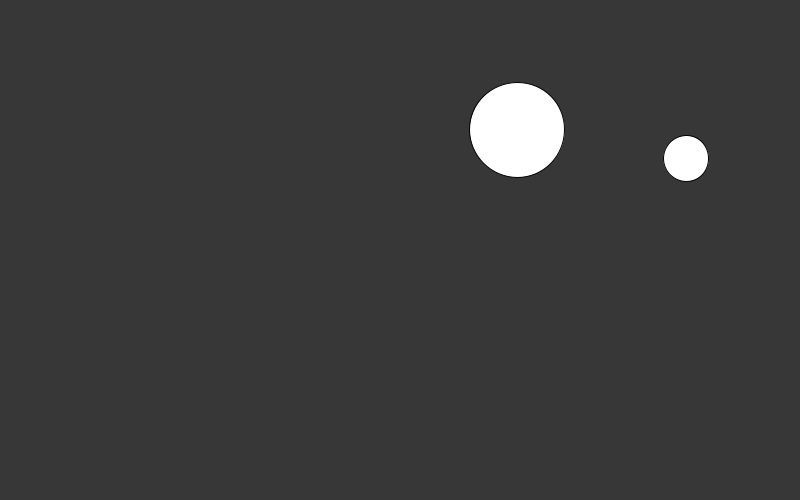
Frame 1 (no input)
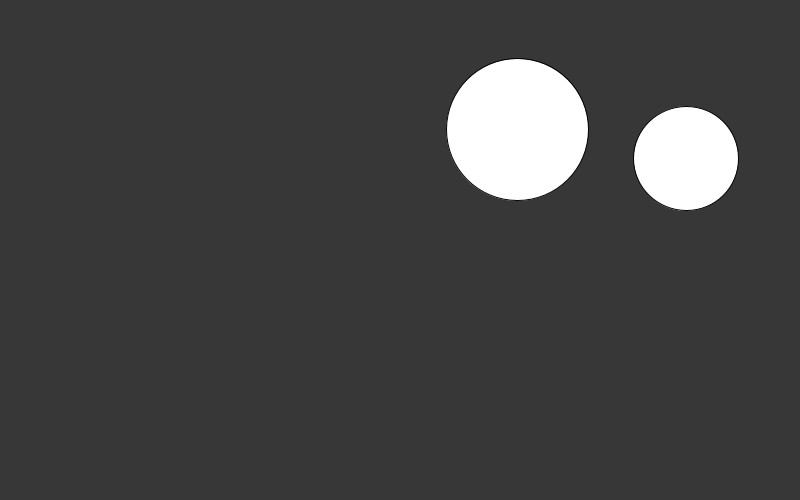
Frame 60 (the mouse pressed at the canvas centre just before this capture)
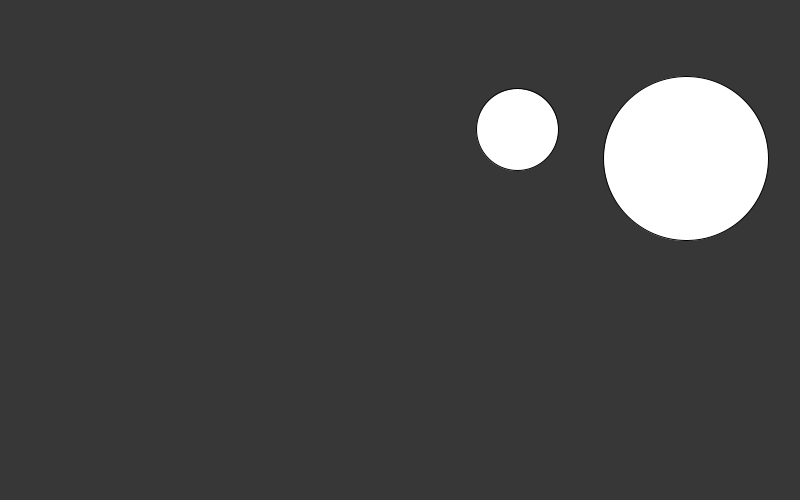
Frame 120 (the mouse held since frame 60 and released just before this capture)

The Processing sketch that drew these frames (run headless with seeded random() and noise(); from frame 60 on, the mouse is pressed at the canvas centre):

// Processing sketch: R_ClassesAndObjectsV2
// ── R_ClassesAndObjectsV2.pde
Ball ball1;
Ball ball2;
void setup() {
  size(800, 500);
  ball1 = new Ball();
  ball2 = new Ball();
}

void draw() {
  background(55);
  ball1.display();
  ball1.transform();
  ball2.display();
  ball2.transform();
  println(ball1.diameter +" "+ball1.maxDiameter);
}

// ── Ball.pde
class Ball {
  float x;
  float y;
  float diameter;
  float increaseDiameter;
  float maxDiameter;

  Ball() {
    x = random(width);
    y = random(height);
    diameter = random(100);
    increaseDiameter = 1;
    maxDiameter = random(100,300);
  }

  void display() {
    ellipse(x, y, diameter, diameter);
  }

  void transform() {
    diameter += increaseDiameter;
    if (diameter >= maxDiameter ||diameter < 0) {
      increaseDiameter = -increaseDiameter;
    }
    
  }
}
